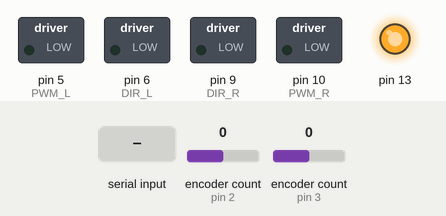
A sketch run on a simulated Arduino Uno, built with avr-gcc and run on an emulated ATmega328P. Parts: switched loads named in the sketch (green lamp = pin HIGH), output pins drawn as LEDs (lit = HIGH). The inputs (shaded band) are chosen by the test bench; at power-on: encoder count (sensors on pin 2, pin 3) 0.

Above: at 1.2 s.
1.3 s: "a\n" received over Serial
At 3.3 s:
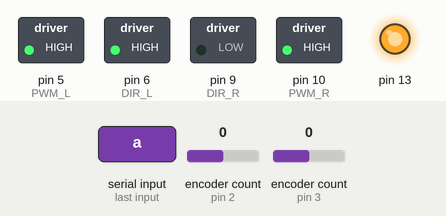
3.8 s: "c\n" received over Serial
At 4.7 s:
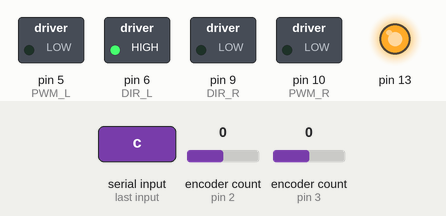
5.3 s: "1\n" received over Serial
At 5.8 s:
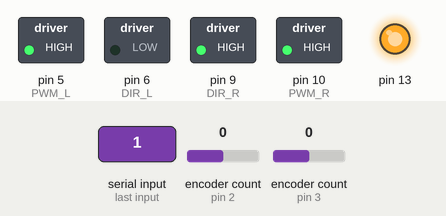
6.8 s: "d\n" received over Serial
At 7.2 s:
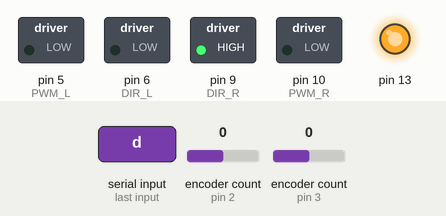
8.3 s: "e\n" received over Serial
At 9.5 s:
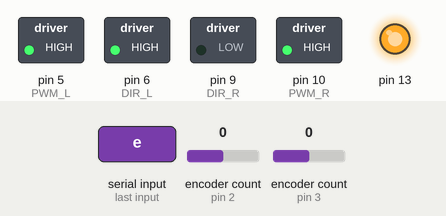
9.8 s: encoder count (sensor on pin 2) set to 4
At 10.9 s:
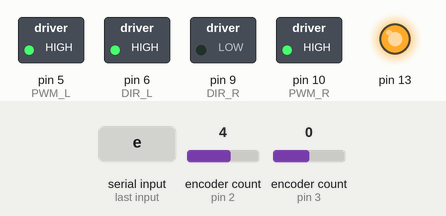
Timing chart, 0 to 12.3 s (numbered marks = the images above; inputs shaded):
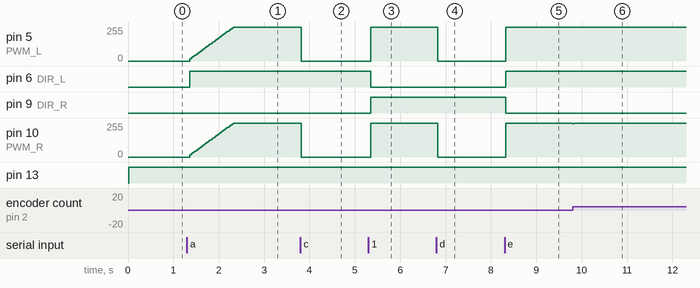

The sketch:

agv_db_drive_controller_1_id10.ino
```cpp
// wisnu.imam.satrio@gmail.com
// @KRTMI2024

#define pulse_rotation 1988  //
#define d_wheel 15           // cm
#define k_wheel (3.14 * 15)
#define spd1 5
#define spd2 7
#define spd3 8
#define spd4 9
#define spd5 25

/*
   range speed -50 0 50
    0 = enable
    1 = speed L
    2 = speed R
    3 = reset counter
    4 = counter L
    5 = counter R
*/
//-----------------------------------------

//-----------------------------------------

#include <Encoder.h>

#define ledbuiltin 13

Encoder myEncL(3, 4);
Encoder myEncR(2, 8);

long oldPositionL = -999;
long oldPositionR = -999;

void read_encoder() {
  long newPositionL = myEncL.read();
  long newPositionR = myEncR.read();
  if (newPositionL != oldPositionL || newPositionR != oldPositionR) {
    oldPositionL = newPositionL;
    oldPositionR = newPositionR;
    Serial.print(newPositionL);
    Serial.print('\t');
    Serial.println(newPositionR);  // Serial.print('\t');
  }
}

// PIN DRIVER MOTOR
const unsigned int DIR_L = 6;
const unsigned int PWM_L = 5;

const unsigned int DIR_R = 9;
const unsigned int PWM_R = 10;

float mErrL = 0, mErrR = 0;
float mdErrL = 0, mdErrR = 0;
float SpeedL = 0, SpeedR = 0;
float mLastL = 0, mLastR = 0;
int pwmL = 0, pwmR = 0;

float CountL = 0, CountR = 0;

void init_motor() {
  pinMode(DIR_L, OUTPUT);
  pinMode(PWM_L, OUTPUT);

  pinMode(DIR_R, OUTPUT);
  pinMode(PWM_R, OUTPUT);
}

void agv_motor(int ll, int rr) {
  digitalWrite(13, HIGH);
  if (ll < 0) {
    digitalWrite(DIR_L, LOW);
    analogWrite(PWM_L, -ll);
  } else if (ll > 0) {
    digitalWrite(DIR_L, HIGH);
    analogWrite(PWM_L, ll);
  } else {
    analogWrite(PWM_L, 0);
  }

  if (rr < 0) {
    digitalWrite(DIR_R, HIGH);
    analogWrite(PWM_R, -rr);
  } else if (rr > 0) {
    digitalWrite(DIR_R, LOW);
    analogWrite(PWM_R, rr);
  } else {
    analogWrite(PWM_R, 0);
  }
}


void com_agv_motor(int dSL, int dSR) {
  int dRL = 0, dRR = 0;
  delay(13);
  dRL = abs(myEncL.read());
  dRR = abs(myEncR.read());

  CountL += (float)dRL / 49.852;
  CountR += (float)dRR / 49.852;

  //42.2 = pulse_rotation/(k_wheel)

  // Serial.print(CountL);
  // Serial.print("\t");
  // Serial.println(CountR);

  myEncL.write(0);
  myEncR.write(0);

  mErrL = abs(dSL) - dRL;
  mErrR = abs(dSR) - dRR;

  mdErrL = mErrL - mLastL;
  mLastL = mErrL;


  mdErrR = mErrR - mLastR;
  mLastR = mErrR;

  SpeedL += (float)(mErrL * 0.3) + (float)(mdErrL * 0.4);
  SpeedR += (float)(mErrR * 0.3) + (float)(mdErrR * 0.4);

  if (SpeedL >= 255) SpeedL = 255;
  if (SpeedR >= 255) SpeedR = 255;

  if (dSL < 0) pwmL = -SpeedL;
  else if (dSL > 0) pwmL = SpeedL;
  else pwmL = 0;
  if (dSR < 0) pwmR = -SpeedR;
  else if (dSR > 0) pwmR = SpeedR;
  else pwmR = 0;

  agv_motor(pwmL, pwmR);
}

void majuKenceng() {
  com_agv_motor(24, 24);
}

void majuKencengToMid() {
  com_agv_motor(27, 27);
}

void majuPelan() {
  com_agv_motor(9, 9);
}

void majuPelanToMid() {
  com_agv_motor(20, 20);
}

void majuNgiri() {
  com_agv_motor(0, 0);
}

void majuNganan() {
  com_agv_motor(0, 0);
}

void mundurKenceng() {
  com_agv_motor(-24, -24);
}


void mundurKencengToMid() {
  com_agv_motor(-27, -27);
}

void mundurPelan() {
  com_agv_motor(-9, -9);
}

void mundurPelanToMid() {
  com_agv_motor(-20, -20);
}

void mundurNgiriToMid() {
  com_agv_motor(-5, 5);
}

void mundurNgananToMid() {
  com_agv_motor(4, -4);
}

void mundurNgiri() {
  com_agv_motor(-5, 5);
}

void mundurNganan() {
  com_agv_motor(4, -4);
}

void SlideL() {
  com_agv_motor(40, -40);
}

void Stop() {
  com_agv_motor(0, 0);
  analogWrite(PWM_L, 0);
  analogWrite(PWM_R, 0);
  mErrL = 0;
  mErrR = 0;
  mdErrL = 0;
  mdErrR = 0;
  SpeedL = 0;
  SpeedR = 0;
  mLastL = 0;
  mLastR = 0;
  delay(13);
}

#include <Arduino_FreeRTOS.h>


// define two tasks for Blink & AnalogRead
void TaskComm(void *pvParameters);
void TaskMotor(void *pvParameters);

// the setup function runs once when you press reset or power the board
void setup() {
  Serial.begin(9600);
  Serial.setTimeout(1);
  init_motor();
  pinMode(13, OUTPUT);


  while (!Serial) {
    ;
  }

  xTaskCreate(
    TaskComm, "Comm"  // A name just for humans
    ,
    128  // This stack size can be checked & adjusted by reading the Stack Highwater
    ,
    NULL, 2  // Priority, with 3 (configMAX_PRIORITIES - 1) being the highest, and 0 being the lowest.
    ,
    NULL);

  xTaskCreate(
    TaskMotor, "Motor", 128  // Stack size
    ,
    NULL, 1  // Priority
    ,
    NULL);

  // Now the task scheduler, which takes over control of scheduling individual tasks, is automatically started.
}


void loop() {
}

String input;
int spdL, spdR;

void TaskComm(void *pvParameters) {
  (void)pvParameters;

  for (;;) {
    if (Serial.available() > 0) {
      input = Serial.readStringUntil('\n');
      // int spaceIndex = input.indexOf(' ');
      // // CountL = 0, CountR = 0;
      // if (spaceIndex != -1) {
      //  spdL = input.substring(0, spaceIndex).toInt();
      //  spdR = input.substring(spaceIndex + 1).toInt();
      // }
    }

    vTaskDelay(1);
  }
}

void TaskMotor(void *pvParameters)  // This is a task.
{
  (void)pvParameters;

  for (;;) {
    //Untuk Maju
    if (input == "a") majuKenceng();
    else if (input == "e") majuKencengToMid();
    else if (input == "b") majuPelan();
    else if (input == "f") majuPelanToMid();
    else if (input == "c") majuNgiri();
    else if (input == "d") majuNganan();

    //Untuk Mundur
    else if (input == "1") mundurKenceng();
    else if (input == "5") mundurKencengToMid();
    else if (input == "2") mundurPelan();
    else if (input == "6") mundurPelanToMid();
    else if (input == "3") mundurNgiri();
    else if (input == "7") mundurNgiriToMid();
    else if (input == "4") mundurNganan();
    else if (input == "8") mundurNgananToMid();

    //Untuk Stop
    else if (input == "0") Stop();

    //Untuk Start
    else if (input == "L") {
      SlideL();
      if (CountL >= 95 || CountR >= 95) {
        Stop();
      }
    } else Stop();

    vTaskDelay(1);
  }
}
```

Measured:
- after the input at 1.3 s, pin 5 (PWM_L), pin 10 (PWM_R): moves from 0/255 to 255/255 over 0.98 s, starting after 0.06 s; pin 6 (DIR_L): LOW → HIGH after 0.06 s
- after the input at 3.8 s, pin 5 (PWM_L), pin 10 (PWM_R): 255/255 → 0/255 at once
- after the input at 5.3 s, pin 5 (PWM_L), pin 10 (PWM_R): 0/255 → 255/255 after 0.05 s; pin 6 (DIR_L): HIGH → LOW after 0.05 s; pin 9 (DIR_R): LOW → HIGH after 0.05 s
- after the input at 6.8 s, pin 5 (PWM_L), pin 10 (PWM_R): 255/255 → 0/255 at once
- after the input at 8.3 s, pin 5 (PWM_L), pin 10 (PWM_R): 0/255 → 255/255 at once; pin 6 (DIR_L): LOW → HIGH at once; pin 9 (DIR_R): HIGH → LOW at once
- after the input at 9.8 s, pin 10 (PWM_R): 255/255 → 251/255 at once, → 255/255 0.03 s later
